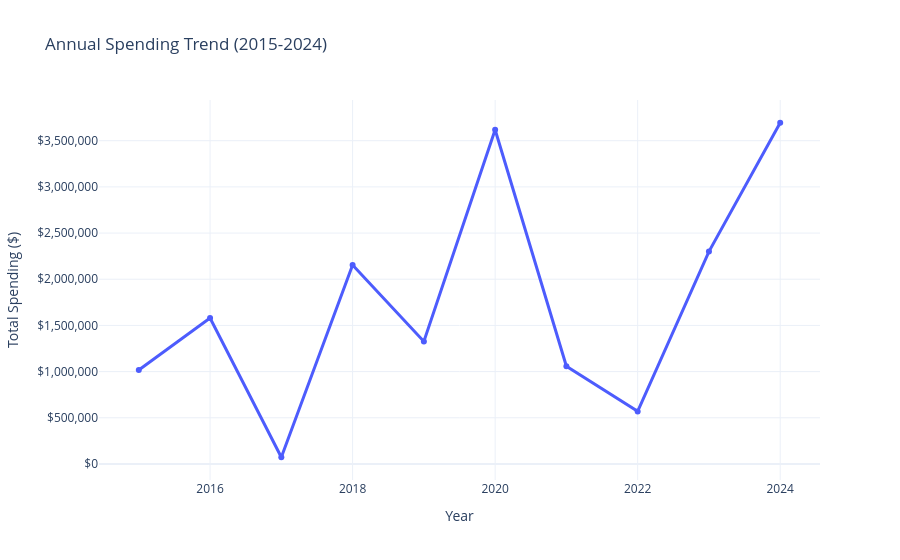

Notebook code for this chart:
### Code cell
# Spending by Year

# Group by Year and sum the Grant Amount
df_yearly = df.groupby('Year')['Grant Amount'].sum().reset_index()

# Check the transformed data
# print(df_yearly.head())

# Create the Line Chart
fig = px.line(df_yearly, 
            x='Year', 
            y='Grant Amount', 
            title='Annual Spending Trend (2015-2024)',
            markers=True, # Adds dots to the line for easier hovering
            template='plotly_white')

# Enhance the Interactivity & Look
fig.update_traces(line_color="#4d5cfd", line_width=3) # Custom line color
fig.update_layout(
    xaxis_title="Year",
    yaxis_title="Total Spending ($)",
    hovermode="x unified", # Shows all data for that year in one tooltip
    yaxis=dict(
        title="Grant Amount",
        tickprefix="$",    # Adds $ to the start of every number
        tickformat=",",    # Adds commas (e.g., 1,000,000)
    )
)

fig.show()

# Export for Wix
html_snippet = fig.to_html(full_html=False, include_plotlyjs='cdn')
print(html_snippet)

### Figure 1 — Plotly figure (JSON) as saved in the notebook; plotly's stock layout.template omitted (floating-point values rounded to 4 significant figures)
{"data": [{"hovertemplate": "Year=%{x}<br>Grant Amount=%{y}<extra></extra>", "legendgroup": "", "line": {"color": "#4d5cfd", "dash": "solid", "width": 3}, "marker": {"symbol": "circle"}, "mode": "lines+markers", "name": "", "orientation": "v", "showlegend": false, "type": "scatter", "x": [2015, 2016, 2017, 2018, 2019, 2020, 2021, 2022, 2023, 2024], "xaxis": "x", "y": [1016600, 1579146, 72500, 2154962, 1326865, 3618156, 1058581, 569125, 2299339, 3694511], "yaxis": "y"}], "layout": {"autosize": true, "hovermode": "x unified", "legend": {"tracegroupgap": 0}, "title": {"text": "Annual Spending Trend (2015-2024)"}, "xaxis": {"anchor": "y", "autorange": true, "domain": [0, 1], "range": [2014.0, 2025.0], "title": {"text": "Year"}, "type": "linear"}, "yaxis": {"anchor": "x", "autorange": true, "domain": [0, 1], "range": [-226400.0, 3993000.0], "tickformat": ",", "tickprefix": "$", "title": {"text": "Total Spending ($)"}, "type": "linear"}}}
